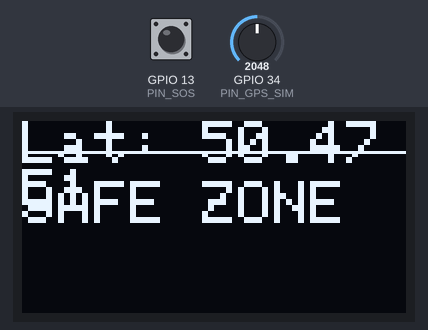
The program below on a simulated ESP32. Shown: 128×64 one-colour display. The test bench sets the inputs (shaded band); at power-on: GPIO 13 (PIN_SOS) HIGH, GPIO 34 (PIN_GPS_SIM) = 2048. WiFi joins after 1.5 s; servers stay silent unless stated; what the program prints to the serial monitor is not drawn.

Above: at 3.7 s.
3.8 s: GPIO 13 (PIN_SOS) pulled LOW for 0.15 s
At 4.9 s:
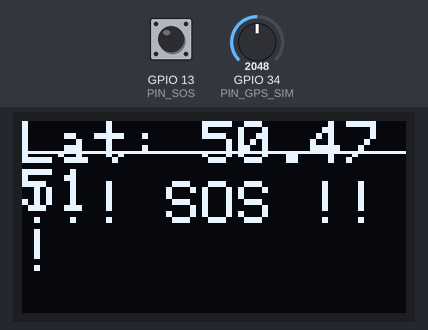
5.4 s: GPIO 34 (PIN_GPS_SIM) set to 2090
At 6.2 s:
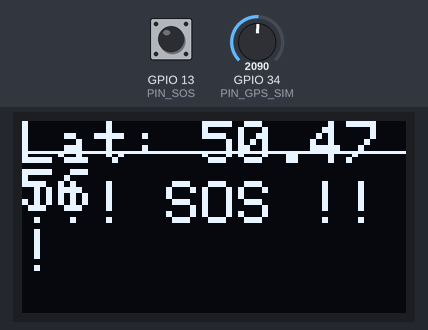
6.9 s: GPIO 34 (PIN_GPS_SIM) set to 2047
At 7.7 s:
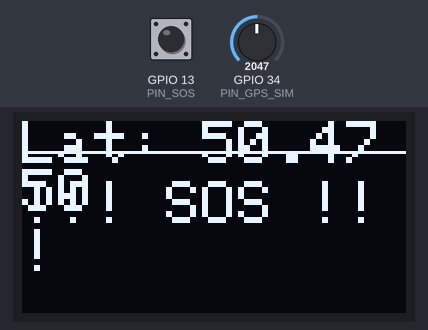
8.4 s: GPIO 34 (PIN_GPS_SIM) set to 1228
At 9.1 s:
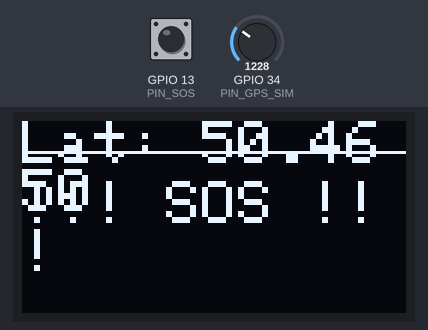
Timing chart, 0 to 10.9 s (numbered marks = the images above; inputs shaded):
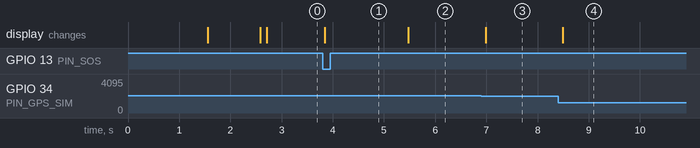

The program:

main.cpp
```cpp
#include <Arduino.h>
#include <WiFi.h>
#include <HTTPClient.h>
#include <Wire.h>
#include <Adafruit_GFX.h>
#include <Adafruit_SSD1306.h>

const char* apiKey = "5LP7Y9QQ5XZGX1QY";
const char* ssid = "Wokwi-GUEST";
const char* password = "";

#define SCREEN_WIDTH 128
#define SCREEN_HEIGHT 64
Adafruit_SSD1306 display(SCREEN_WIDTH, SCREEN_HEIGHT, &Wire, -1);

#define PIN_GPS_SIM 34
#define PIN_SOS 13

float baseLat = 50.4501;
float currentLat = 50.4501;
bool sosActive = false;
bool safeZone = true;

void setup_wifi() {
  Serial.print("WiFi");
  WiFi.begin(ssid, password);
  while (WiFi.status() != WL_CONNECTED) { delay(500); Serial.print("."); }
  Serial.println(" OK");
}

void setup() {
  Serial.begin(115200);
  setup_wifi();

  pinMode(PIN_SOS, INPUT_PULLUP);

  if(!display.begin(SSD1306_SWITCHCAPVCC, 0x3C)) {
    Serial.println(F("SSD1306 allocation failed"));
    for(;;);
  }
  display.clearDisplay();
  display.setTextColor(SSD1306_WHITE);
  display.println("GPS Tracker Init...");
  display.display();
  delay(1000);
}

void loop() {
  if (digitalRead(PIN_SOS) == LOW) {
    sosActive = true;
    Serial.println("SOS ACTIVATED!");
  }

  int val = analogRead(PIN_GPS_SIM);
  float offset = map(val, 0, 4095, 0, 500) / 10000.0;
  currentLat = baseLat + offset;

  if (offset > 0.0300) safeZone = false;
  else safeZone = true;

  display.clearDisplay();

  display.setCursor(0,0);
  display.print("Lat: "); display.println(currentLat, 4);

  display.drawLine(0, 10, 128, 10, SSD1306_WHITE);

  display.setCursor(0,20);
  display.setTextSize(2);

  if (sosActive) {
    display.print("!!! SOS !!!");
  } else if (!safeZone) {
    display.print("WARNING!");
    display.setTextSize(1);
    display.setCursor(0, 40);
    display.print("Left Safe Zone");
  } else {
    display.print("SAFE ZONE");
  }

  display.display();

  static unsigned long t = 0;
  if (millis() - t > 15000) {
    t = millis();
    if(WiFi.status() == WL_CONNECTED){
       HTTPClient http;
       String url = "http://api.thingspeak.com/update?api_key=" + String(apiKey) +
                    "&field1=" + String(currentLat, 6) +
                    "&field2=" + String(sosActive) +
                    "&field3=" + String(safeZone);
       http.begin(url);
       http.GET();
       http.end();
       Serial.println("Data sent to Cloud");
    }
  }
  delay(100);
}
```

Measured:
- the behaviour switches between 2055 and 2056 on GPIO 34 (PIN_GPS_SIM) (found by bisection; images 1 and 2)
- after the input at 3.8 s, the display: changes at once (image 1)
- after the input at 5.4 s, the display: changes after 0.08 s (image 2)
- after the input at 6.9 s, the display: changes after 0.09 s (image 3)
- after the input at 8.4 s, the display: changes after 0.10 s (image 4)
